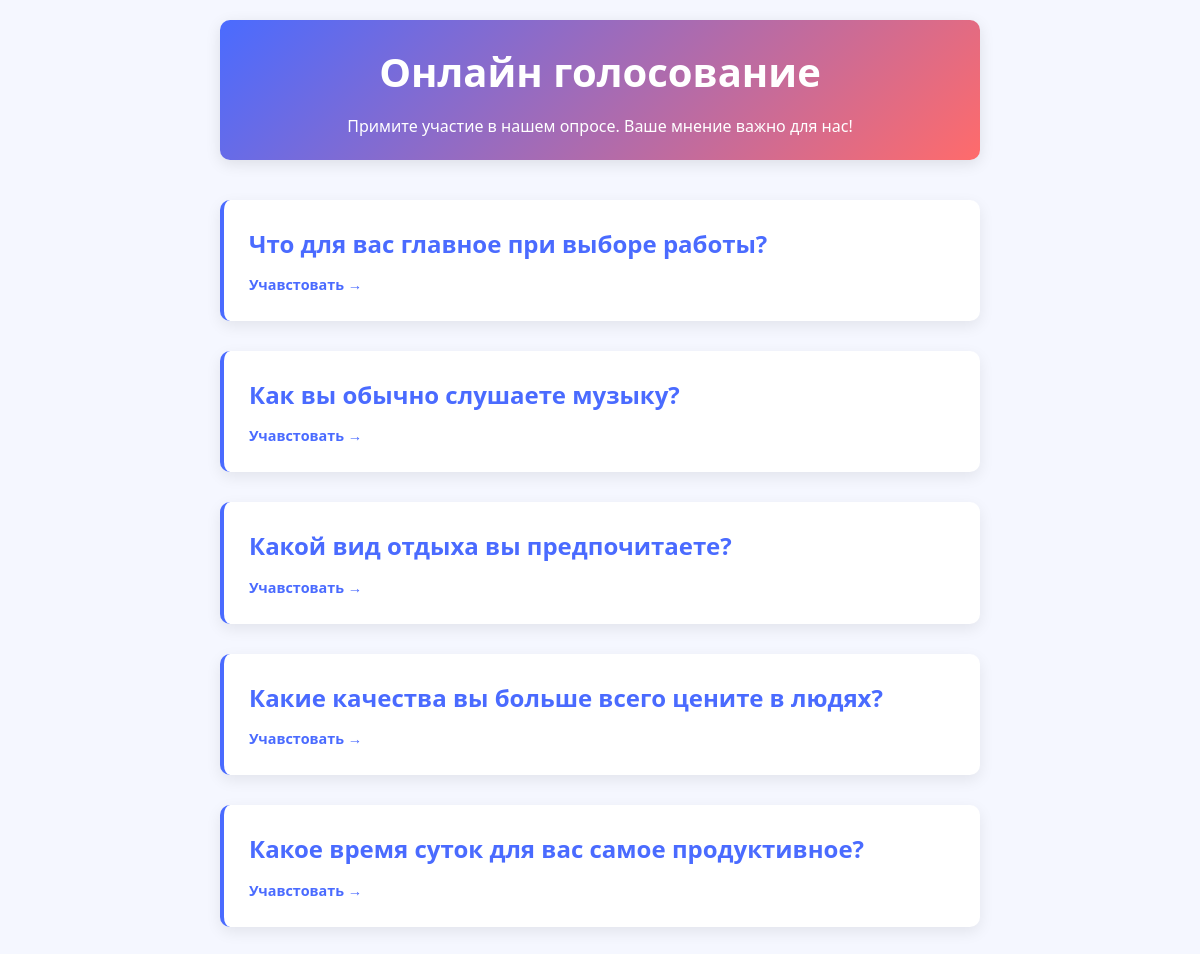
The page / on the database its author committed.
### polls/models.py (models this page shows, shortened)
class Question(models.Model):
    question_text = models.CharField(max_length=200, verbose_name='Текст вопроса')
    pub_date = models.DateTimeField("Дата публикации")

### polls/views.py (the view)
# urls.py: path("", views.IndexView.as_view(), name="index"),
class IndexView(generic.ListView):
    template_name = "polls/index.html"
    context_object_name = "latest_question_list"
    def get_queryset(self):
        return Question.objects.filter(pub_date__lte=timezone.now()).order_by("-pub_date")[
            :5
        ]

### polls/templates/polls/index.html (shortened to what this page needs)
{% extends 'polls/base.html' %}
{% load static %}
{% block content %}
{% if latest_question_list %}
            <ul>
            {% for question in latest_question_list %}
                <a href="{% url 'polls:detail' question.id %}" class="vote-card">
                  <div class="vote-card-content">
                    <h2>{{ question.question_text }}</h2>
                    <div class="vote-info">
                      <span class="vote-link">Учавстовать →</span>
                    </div>
                  </div>
                 </a>
            {% endfor %}
            </ul>
        {% else %}
            <p>No polls are available.</p>
        {% endif %}
{% endblock content %}

### polls/static/polls/style.css (style rules this page uses)
:root { --primary-color: #4a6bff; --secondary-color: #ff6b6b; --dark-color: #2c3e50; --light-color: #f8f9fa; --success-color: #28a745; }
* { margin: 0; padding: 0; box-sizing: border-box; font-family: 'Segoe UI', Tahoma, Geneva, Verdana, sans-serif; }
body { background-color: #f5f7ff; color: var(--dark-color); line-height: 1.6; }
.vote-card { display: block; background: white; border-radius: 10px; padding: 25px; margin-bottom: 30px; box-shadow: 0 5px 15px rgba(0, 0, 0, 0.08); text-decoration: none; color: inherit; transition: transform 0.3s ease, box-shadow 0.3s ease; border-left: 4px solid var(--primary-color); }
.vote-card h2 { color: var(--primary-color); margin-bottom: 10px; }
.vote-info { display: flex; justify-content: space-between; align-items: center; color: #6c757d; font-size: 0.9rem; }
.vote-link { color: var(--primary-color); font-weight: 600; }

### rows shown on the page
Question: question_text "Что для вас главное при выборе работы?"
Question: question_text "Как вы обычно слушаете музыку?"
Question: question_text "Какой вид отдыха вы предпочитаете?"
Question: question_text "Какие качества вы больше всего цените в людях?"
Question: question_text "Какое время суток для вас самое продуктивное?"
